Frame 1 (no input): blank canvas, image omitted
Frame 60 (no input): blank canvas, image omitted
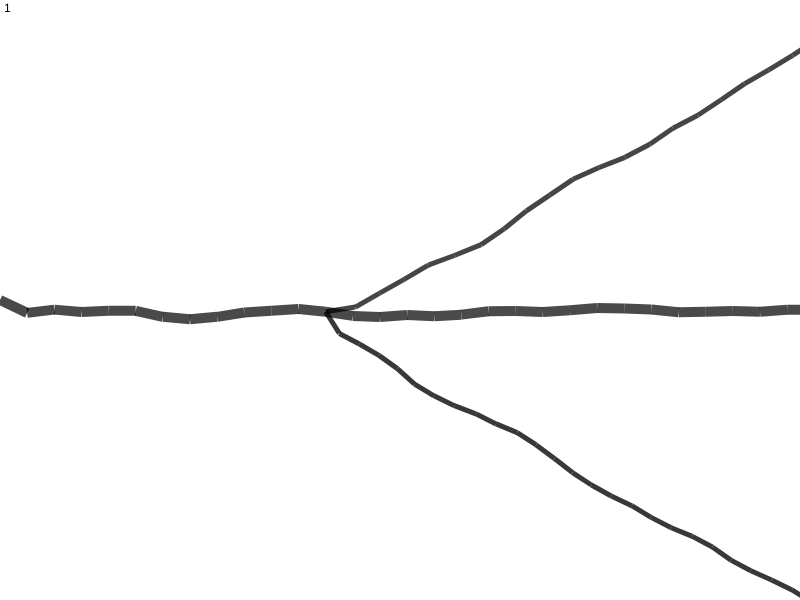
Frame 120 (the mouse pressed at the canvas centre since frame 60)

The p5.js sketch whose frames 1 and 60 were blank and that drew this single picture after the mouse press (run headless with seeded random() and noise() and a simulated clock; from frame 60 on, the mouse is pressed at the canvas centre):

// p5.js sketch
// ── sketch.js
var listBranches = [];

// --------------------------------------------
function setup()
{
  	createCanvas(displayWidth, displayHeight);
}

// --------------------------------------------
function draw()
{
	background(255);
	for (var i=listBranches.length-1;i>=0;i--)
	{
		listBranches[i].grow();
		listBranches[i].draw();
		if (listBranches[i].age==0) listBranches.splice(i,1);
	}
	text(listBranches.length, 4,12);
}

// --------------------------------------------
function mousePressed()
{
	var newBranche = new Branche( 0, mouseY );
	listBranches.push( newBranche );

}


// --------------------------------------------
function Branche(xin_, yin_)
{
	this.points = [];
	this.xStart = xin_;
	this.yStart = yin_;
	this.xSpeed = random(20,30);

	this.x = xin_;
	this.y = yin_;

	this.xLocal = 0;
	this.yLocal = 0;

	this.noiseOffset = random(2);

	this.age = 100;
	this.arrived = false; 

	this.generation = 0;

	this.children = [];

	this.angle = 0;
	this.xBranch = width/2*random(0.5,1);

	this.setXBranch = function(x)
	{
		this.xBranch = x;
	}

	this.setAngle = function(angle)
	{
		this.angle = angle;
		this.setDir( Math.cos(radians(angle)), Math.sin(radians(angle)) );
	}

	this.setDir = function(x_,y_)
	{
		this.dir = {x:x_, y:y_};
		this.dirP = {x:-this.dir.y, y:this.dir.x}
	}

	this.setDir(1.0, 0.0);

	this.grow = function()
	{
		if (this.x <= width)
		{
			this.x = this.xStart + this.xLocal*this.dir.x + this.yLocal*this.dirP.x;
			this.y = this.yStart + this.xLocal*this.dir.y + this.yLocal*this.dirP.y; 

			this.yLocal  = 30*noise( 0.01*this.xLocal + this.noiseOffset );
			this.xLocal += this.xSpeed;

			this.points.push( {x : this.x, y : this.y} );


			if (this.xLocal > this.xBranch && this.children.length < 1 && this.generation<2)
			{
				if (random()<0.5)
				{
					var child01 = new Branche(this.x, this.y);
					child01.generation = this.generation+1;
					child01.setAngle(this.angle-30);
					child01.setXBranch(this.xBranch/5);

					this.children.push( child01 );
				}

				if (random()<0.5)
				{
					var child02 = new Branche(this.x, this.y);
					child02.generation = this.generation+1;
					child02.setAngle(this.angle+30);
					child02.setXBranch(this.xBranch/5);

					this.children.push( child02 );
				}
			}
		}
		else
		{
			this.arrived = true;
		}

		if (this.arrived)
		{
			this.age -=1;
			if (this.age<0)
				this.age = 0;

		}

		if (this.children.length > 0)
		{
			for (var i=0;i<this.children.length;i++) this.children[i].grow();
		}
	}
	
	this.draw = function()
	{
		strokeCap(SQUARE);
		stroke(0, map(this.age,100,0,255,0));
		strokeWeight(10-this.generation*5);
		for (var i=0 ; i<this.points.length-1; i++)
		{
			line( this.points[i].x, this.points[i].y, this.points[i+1].x, this.points[i+1].y);
		}

		if (this.children.length > 0)
		{
			for (var i=0;i<this.children.length;i++) this.children[i].draw();
		}
	}

}
